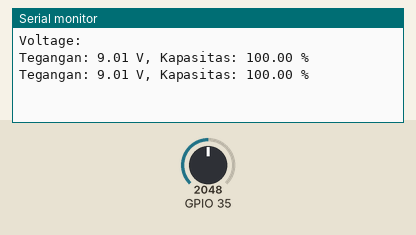
Recording of a sketch running on a simulated ESP32. Parts: the last lines printed to the serial monitor. The test bench sets the inputs (shaded band); at power-on: GPIO 35 = 2048.

Above: at 1.8 s.
1.9 s: GPIO 35 set to 2866
At 2.5 s:
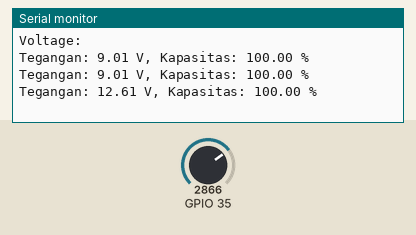
3.4 s: GPIO 35 set to 3603
At 4.8 s:
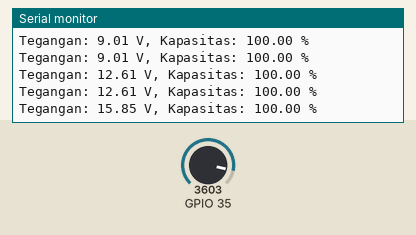
Timing chart, 0 to 6.4 s (numbered marks = the images above; inputs shaded):
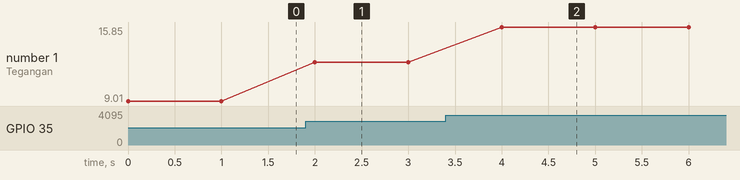

Measured:
- after the input at 1.9 s, the serial monitor: prints a new line after 0.10 s (image 1)
- after the input at 3.4 s, the serial monitor: prints a new line after 0.60 s (image 2)
- plotted number 1: 9.01 → 12.61 after the input at 1.9 s, 12.61 → 15.85 after the input at 3.4 s

The sketch:

MonitoringBaterai.ino
```cpp
float Volt1;
float Volt;
float capacity;

// Batas tegangan
const float V_min = 6.4;  // Tegangan minimum (baterai hampir habis)
const float V_max = 8.4;  // Tegangan maksimum (baterai penuh)

void setup() {
  Serial.begin(115200); // Kecepatan baud untuk ESP32 biasanya 115200
  Serial.println("Voltage: ");
}

void loop() {
  Volt1 = analogRead(35); // Baca nilai dari pin analog 34
  Volt = (Volt1 * 0.00088) * 5; //cari rumus sendiri pakk

  // Hitung kapasitas dalam persentase
  if (Volt >= V_max) {
    capacity = 100.0;  // Kapasitas penuh
  } else if (Volt <= V_min) {
    capacity = 0.0;    // Kapasitas kosong
  } else {
    // Persentase kapasitas dari rentang
    capacity = ((Volt - V_min) / (V_max - V_min)) * 100.0;
  }

  // Tampilkan hasil
  Serial.print("Tegangan: ");
  Serial.print(Volt);
  Serial.print(" V, Kapasitas: ");
  Serial.print(capacity);
  Serial.println(" %");

  delay(1000); // Tunggu 1 detik sebelum membaca lagi
}
```
